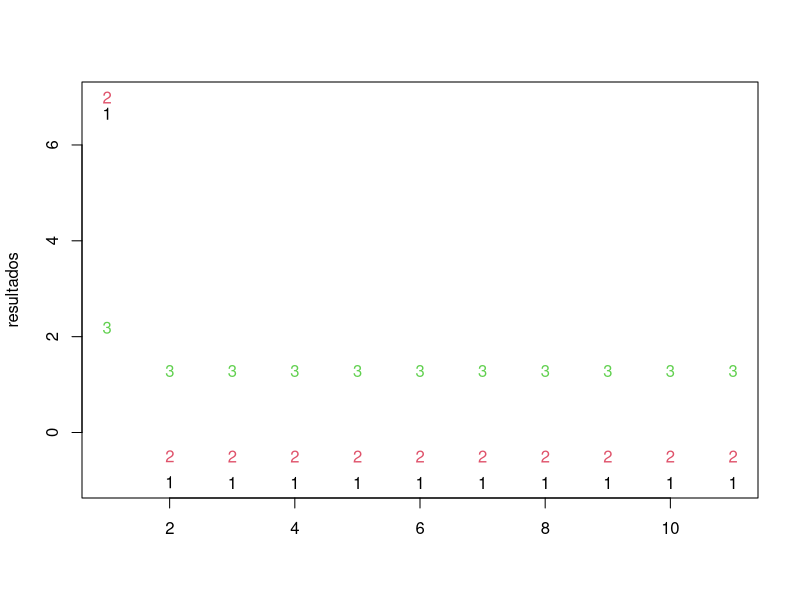

Generate this figure with R:
# definindo args
matriz <- matrix(1, ncol = 3, nrow = 3)
diag(matriz) <- 0

tempo <- 10
z <- runif(dim(matriz)[1], min = 0, max = 10)
theta <- runif(dim(matriz)[1], min = 0, max = 10)
intfor <- 0.1
alpha <- 0.2
antprob <- 0.1
vmatriz <- matriz * 0
phi <- 0.2
barreira <- 7

### transformando links
for(i in 1:nrow(matriz)){
  for(j in 1:ncol(matriz)){
    if(matriz[i,j] == 1){
      sorte <- runif(1, min = 0, max = 1)
      if(sorte <= antprob){
        matriz[i,j] = 0
        vmatriz[i,j] = 1
      }
    }  
  }
}

#somando a matriz de mutualismo e antagonismo
q = matriz + vmatriz

#dinamica coevolutiva
#forças de interação
resultados <- matrix(NA, ncol = dim(matriz)[1])
resultados[1,] <- z

for(t in 1:tempo){
  for(i in 1:dim(matriz)[1]){
    for(i in 1:dim(matriz)[1]){
      if(q[i,j] > 0){
        q[i,j] = exp(-alpha * ((z[j] - z[i])^2))
      }
    }
  }
  
  q = q /apply(q,1,sum)
  q = intfor * q
  s = matrix(0, ncol = dim(matriz)[1], nrow = 1)
  
  for(i in 1:dim(matriz)[1]){
    s[i] = s[i] + (phi * ((1 - intfor) * (theta[i] - z[i])))
    for(j in 1:ncol(matriz)){
      if(matriz[i,j] > 0){
        s[i] = s[i] + (phi * (q[i,j] * (z[j] - z[i])))}
      else{
        if(vmatriz[i,j] > 0){
          if(abs(z[j] - z[i]) < barreira){
            if(z[i] > z[j]){
              s[i] = s[i] + (phi * (q[i,j] * (z[j] + barreira - z[i])))}
            else{
              s[i] = s[i] + (phi * (q[i,j] * (z[j] - barreira - z[i])))}
          }
        }
      }
    }
  }
  
  resultados <- rbind(resultados, s)
}

matplot(resultados)
head(resultados)
